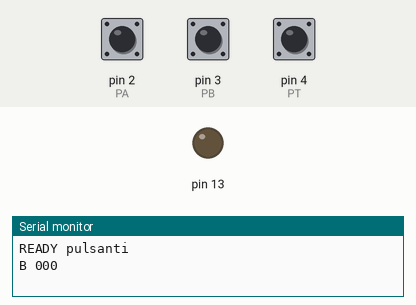
This sketch was run on a simulated Arduino Uno, built with avr-gcc and run on an emulated ATmega328P. Parts: output pins drawn as LEDs (lit = HIGH), the last lines printed to the serial monitor. Inputs (shaded band) come from the test bench; at power-on: pin 2 (PA) HIGH, pin 3 (PB) HIGH, pin 4 (PT) HIGH.

Above: at 1.2 s.
1.3 s: pin 2 (PA) pulled LOW for 0.15 s
At 1.4 s:
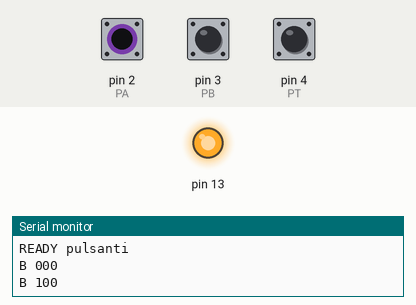
5.9 s: pin 2 (PA) pulled LOW for 3.2 s
At 10.1 s:
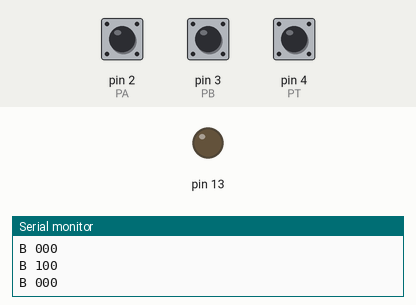
Timing chart, 0 to 11.6 s (numbered marks = the images above; inputs shaded):
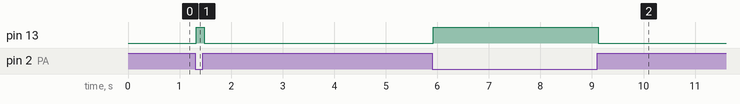

The sketch:

pulsanti.ino
```cpp
// UNO Lab — progetto "pulsanti": 2 pulsanti e il sensore di inclinazione (tilt).
// Collegamenti (resistenze interne di pull-up, non servono resistenze):
//   pulsante A: un piedino -> pin 2, piedino opposto in diagonale -> GND
//   pulsante B: un piedino -> pin 3, piedino opposto in diagonale -> GND
//   sensore di inclinazione: un piedino -> pin 4, l'altro -> GND
// Il LED "L" sulla scheda si accende quando premi A.
// Comandi: ID?  |  ?
// Invio: "B <a><b><t>" a ogni cambio (1 = premuto / inclinazione chiusa)
#include <Arduino.h>

const char* ID = "pulsanti";
const int PA = 2, PB = 3, PT = 4;

byte stato = 255, letto = 255;
unsigned long cambio = 0;
char buf[24];
byte len = 0;

byte leggi() {
  return (digitalRead(PA) == LOW ? 4 : 0) | (digitalRead(PB) == LOW ? 2 : 0) | (digitalRead(PT) == LOW ? 1 : 0);
}

void invia() {
  Serial.print("B ");
  Serial.print((stato >> 2) & 1); Serial.print((stato >> 1) & 1); Serial.println(stato & 1);
}

void comando(char* c) {
  if (strcmp(c, "ID?") == 0) { Serial.print("ID "); Serial.println(ID); return; }
  if (c[0] == '?') { invia(); return; }
  if (c[0]) Serial.println("ERR cmd");
}

void setup() {
  pinMode(PA, INPUT_PULLUP); pinMode(PB, INPUT_PULLUP); pinMode(PT, INPUT_PULLUP);
  pinMode(13, OUTPUT);
  Serial.begin(115200);
  Serial.print("READY "); Serial.println(ID);
}

void loop() {
  while (Serial.available()) {
    char ch = Serial.read();
    if (ch == '\n' || ch == '\r') { buf[len] = 0; comando(buf); len = 0; }
    else if (len < sizeof(buf) - 1) buf[len++] = ch;
  }
  byte v = leggi();
  if (v != letto) { letto = v; cambio = millis(); }
  if (letto != stato && millis() - cambio > 25) {   // antirimbalzo
    stato = letto;
    digitalWrite(13, (stato >> 2) & 1);
    invia();
  }
}
```

Measured:
- after the input at 1.3 s, pin 13: LOW → HIGH at once, → LOW 0.15 s later
- after the input at 5.9 s, pin 13: LOW → HIGH at once, → LOW 3.2 s later
